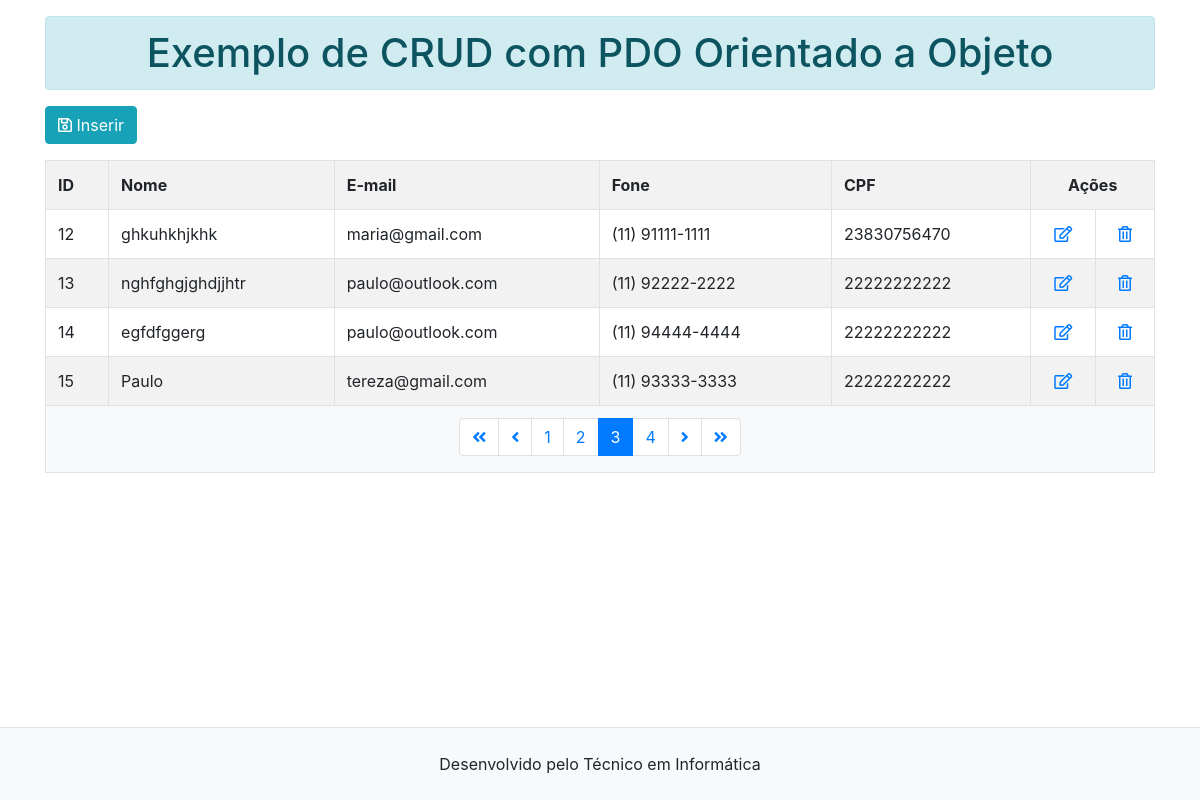
Screenshot of /index.php?pagina_no=3 with the database file from the repository.
### tables this page shows
CREATE TABLE `tab_usuarios` (
  `id_usuario` int(10) NOT NULL,
  `nome` varchar(50) NOT NULL,
  `email` varchar(50) NOT NULL,
  `fone` varchar(15) NOT NULL,
  `cpf` varchar(11) NOT NULL
);

### class.crud.php (the view, shortened to what this page needs)
<?php
	class crud{
		private $db;
		function __construct($conecta){
			$this->db = $conecta;
		}
		public function mostraDados($query){
			$mostra=$this->db->prepare($query);
			$mostra->execute();
			if($mostra->rowCount() > 0){
				while($linha=$mostra->fetch(PDO::FETCH_ASSOC)){
					?>
					<tr>
						<td><?php echo($linha['id_usuario']); ?></td>
						<td><?php echo($linha['nome']); ?></td>
						<td><?php echo($linha['email']); ?></td>
						<td><?php echo($linha['fone']); ?></td>
						<td><?php echo($linha['cpf']); ?></td>
						<td class="text-center">
							<a href="altera.php?id_usuario=<?php echo($linha['id_usuario']); ?>">
								<i class="far fa-edit esconde"
								   title="Alterar"></i>
							</a>
						</td>
						<td class="text-center">
							<a href="exclui.php?id_usuario=<?php echo($linha['id_usuario']); ?>">
								<i class="far fa-trash-alt esconde"
								   title="Excluir"></i>
							</a>
						</td>
					</tr>
				<?php
					}
				}
			}
			public function link_paginacao($query,
				$registros_por_pagina){
				$self = $_SERVER['PHP_SELF'];
				$mostra=$this->db->prepare($query);
				$mostra->execute();
				$total_de_registros = $mostra->rowCount();
				if($total_de_registros > 0){
			?>
				<ul class="pagination justify-content-center">
			<?php
				$total_de_paginas = ceil(
					$total_de_registros /
					$registros_por_pagina);
				$pagina_atual = 1;
				if(isset($_GET["pagina_no"])){
					$pagina_atual = $_GET["pagina_no"];
				}
				if($pagina_atual != 1){
					$anterior = $pagina_atual - 1;
					echo('<li class="page-item">
						  <a class="page-link"
						     href="'.$self.'?pagina_no=1"><i class="fas fa-angle-double-left"></i></a></li>');
					echo('<li class="page-item">
						  <a class="page-link"
						     href="'.$self.'?pagina_no='.$anterior.'"><i class="fas fa-angle-left"></i></a></li>');
				}
				for($i = 1; $i <= $total_de_paginas; $i++){
					if($i == $pagina_atual){
						echo('<li class="page-item active">
							  <a href="'.$self.'?pagina_no='.$i.'" class="page-link">'.$i.'</a></li>');
					}else{
						echo('<li class="page-item">
							  <a href="'.$self.'?pagina_no='.$i.'" class="page-link">'.$i.'</a></li>');
					}
				}
				if($pagina_atual != $total_de_paginas){
					$proxima = $pagina_atual + 1;
					echo('<li class="page-item">
						  <a class="page-link"
						     href="'.$self.'?pagina_no='.$proxima.'"><i class="fas fa-angle-right"></i></a></li>');
					echo('<li class="page-item">
						  <a class="page-link"
						     href="'.$self.'?pagina_no='.$total_de_paginas.'"><i class="fas fa-angle-double-right"></i></a></li>');
				}
			?>
				</ul>
			<?php
			}
		}
	}
?>

### rows the page displays
tab_usuarios: id_usuario "12", nome "ghkuhkhjkhk", email "maria@gmail.com", fone "(11) 91111-1111", cpf "23830756470"
tab_usuarios: id_usuario "13", nome "nghfghgjghdjjhtr", email "paulo@outlook.com", fone "(11) 92222-2222", cpf "22222222222"
tab_usuarios: id_usuario "14", nome "egfdfggerg", email "paulo@outlook.com", fone "(11) 94444-4444", cpf "22222222222"
tab_usuarios: id_usuario "15", nome "Paulo", email "tereza@gmail.com", fone "(11) 93333-3333", cpf "22222222222"
